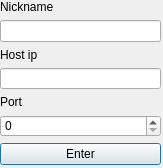
<?xml version="1.0" encoding="UTF-8"?>
<ui version="4.0">
 <class>SetNickName</class>
 <widget class="QDialog" name="SetNickName">
  <property name="geometry">
   <rect>
    <x>0</x>
    <y>0</y>
    <width>163</width>
    <height>168</height>
   </rect>
  </property>
  <property name="windowTitle">
   <string>Dialog</string>
  </property>
  <widget class="QWidget" name="verticalLayoutWidget">
   <property name="geometry">
    <rect>
     <x>0</x>
     <y>0</y>
     <width>161</width>
     <height>165</height>
    </rect>
   </property>
   <layout class="QVBoxLayout" name="verticalLayout">
    <item>
     <widget class="QLabel" name="label">
      <property name="text">
       <string>Nickname</string>
      </property>
     </widget>
    </item>
    <item>
     <widget class="QLineEdit" name="NicknameLine"/>
    </item>
    <item>
     <widget class="QLabel" name="label_2">
      <property name="text">
       <string>Host ip</string>
      </property>
     </widget>
    </item>
    <item>
     <widget class="QLineEdit" name="HostIpLine"/>
    </item>
    <item>
     <widget class="QLabel" name="label_3">
      <property name="text">
       <string>Port</string>
      </property>
     </widget>
    </item>
    <item>
     <widget class="QSpinBox" name="hostPort">
      <property name="maximum">
       <number>5000000</number>
      </property>
      <property name="singleStep">
       <number>500</number>
      </property>
     </widget>
    </item>
    <item>
     <widget class="QPushButton" name="pushButton">
      <property name="text">
       <string>Enter</string>
      </property>
     </widget>
    </item>
   </layout>
  </widget>
 </widget>
 <resources/>
 <connections/>
</ui>
